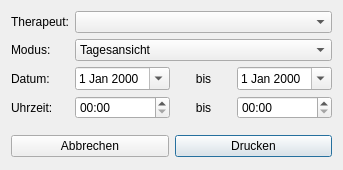
<?xml version="1.0" encoding="UTF-8"?>
<ui version="4.0">
 <class>DlgSchedule</class>
 <widget class="QDialog" name="DlgSchedule">
  <property name="geometry">
   <rect>
    <x>0</x>
    <y>0</y>
    <width>343</width>
    <height>170</height>
   </rect>
  </property>
  <property name="windowTitle">
   <string>Terminplan drucken</string>
  </property>
  <property name="windowIcon">
   <iconset resource="images/images.qrc">
    <normaloff>:/favicon.png</normaloff>:/favicon.png</iconset>
  </property>
  <layout class="QGridLayout" name="gridLayout">
   <item row="0" column="0">
    <widget class="QLabel" name="label">
     <property name="text">
      <string>Therapeut:</string>
     </property>
    </widget>
   </item>
   <item row="0" column="1" colspan="3">
    <widget class="QComboBox" name="cbEmployees"/>
   </item>
   <item row="1" column="0">
    <widget class="QLabel" name="label_2">
     <property name="text">
      <string>Modus:</string>
     </property>
    </widget>
   </item>
   <item row="1" column="1" colspan="3">
    <widget class="QComboBox" name="cbMode">
     <item>
      <property name="text">
       <string>Tagesansicht</string>
      </property>
     </item>
     <item>
      <property name="text">
       <string>Wochenansicht</string>
      </property>
     </item>
    </widget>
   </item>
   <item row="2" column="0">
    <widget class="QLabel" name="label_3">
     <property name="text">
      <string>Datum:</string>
     </property>
    </widget>
   </item>
   <item row="2" column="1">
    <widget class="QDateEdit" name="deFrom">
     <property name="calendarPopup">
      <bool>true</bool>
     </property>
    </widget>
   </item>
   <item row="2" column="2">
    <widget class="QLabel" name="label_4">
     <property name="text">
      <string>bis</string>
     </property>
     <property name="alignment">
      <set>Qt::AlignCenter</set>
     </property>
    </widget>
   </item>
   <item row="2" column="3">
    <widget class="QDateEdit" name="deTo">
     <property name="calendarPopup">
      <bool>true</bool>
     </property>
    </widget>
   </item>
   <item row="3" column="0">
    <widget class="QLabel" name="label_5">
     <property name="text">
      <string>Uhrzeit:</string>
     </property>
    </widget>
   </item>
   <item row="3" column="1">
    <widget class="QTimeEdit" name="teFrom">
     <property name="displayFormat">
      <string>HH:mm</string>
     </property>
    </widget>
   </item>
   <item row="3" column="2">
    <widget class="QLabel" name="label_6">
     <property name="text">
      <string>bis</string>
     </property>
     <property name="alignment">
      <set>Qt::AlignCenter</set>
     </property>
    </widget>
   </item>
   <item row="3" column="3">
    <widget class="QTimeEdit" name="teTo">
     <property name="displayFormat">
      <string>HH:mm</string>
     </property>
    </widget>
   </item>
   <item row="4" column="0" colspan="4">
    <widget class="QWidget" name="widget" native="true">
     <layout class="QGridLayout" name="gridLayout_2">
      <property name="leftMargin">
       <number>0</number>
      </property>
      <property name="rightMargin">
       <number>0</number>
      </property>
      <property name="bottomMargin">
       <number>0</number>
      </property>
      <item row="0" column="0">
       <widget class="QPushButton" name="pbCancel">
        <property name="text">
         <string>Abbrechen</string>
        </property>
        <property name="icon">
         <iconset resource="images/images.qrc">
          <normaloff>:/cancel.png</normaloff>:/cancel.png</iconset>
        </property>
        <property name="iconSize">
         <size>
          <width>24</width>
          <height>24</height>
         </size>
        </property>
       </widget>
      </item>
      <item row="0" column="1">
       <widget class="QPushButton" name="pbCreate">
        <property name="text">
         <string>Drucken</string>
        </property>
        <property name="icon">
         <iconset resource="images/images.qrc">
          <normaloff>:/printer.png</normaloff>:/printer.png</iconset>
        </property>
        <property name="iconSize">
         <size>
          <width>24</width>
          <height>24</height>
         </size>
        </property>
        <property name="default">
         <bool>true</bool>
        </property>
       </widget>
      </item>
     </layout>
    </widget>
   </item>
  </layout>
 </widget>
 <tabstops>
  <tabstop>cbEmployees</tabstop>
  <tabstop>cbMode</tabstop>
  <tabstop>deFrom</tabstop>
  <tabstop>deTo</tabstop>
  <tabstop>teFrom</tabstop>
  <tabstop>teTo</tabstop>
  <tabstop>pbCancel</tabstop>
  <tabstop>pbCreate</tabstop>
 </tabstops>
 <resources>
  <include location="images/images.qrc"/>
 </resources>
 <connections/>
</ui>
